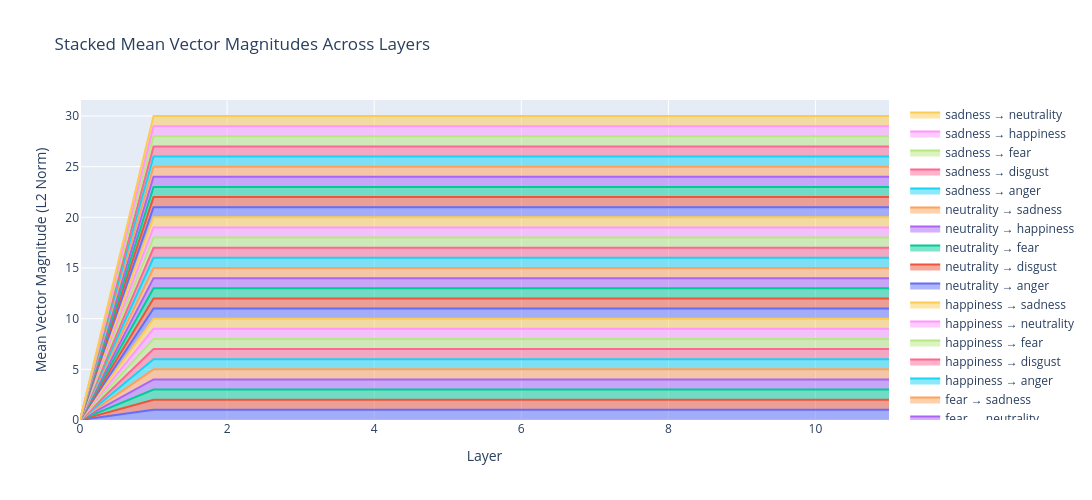

This figure's notebook cell:
### Code cell
fig = go.Figure()

emotions = sorted(df['emotion_from'].unique())
emotion_pairs_unique = sorted(df['emotion_pair'].unique())

for pair in emotion_pairs_unique:
    pair_data = df[df['emotion_pair'] == pair].sort_values('layer')
    fig.add_trace(
        go.Scatter(
            x=pair_data['layer'],
            y=pair_data['mean_magnitude'],
            mode='lines',
            name=pair,
            stackgroup='one',
            fillcolor=None,
            hovertemplate='<b>%{fullData.name}</b><br>Layer: %{x}<br>Mean Magnitude: %{y:.4f}<extra></extra>'
        )
    )

fig.update_layout(
    title="Stacked Mean Vector Magnitudes Across Layers",
    xaxis_title="Layer",
    yaxis_title="Mean Vector Magnitude (L2 Norm)",
    height=500,
    width=1200,
    hovermode='x unified'
)

fig.show()

### Figure 1 — Plotly figure (JSON) as saved in the notebook; plotly's stock layout.template omitted (floating-point values rounded to 4 significant figures)
{"data": [{"hovertemplate": "<b>%{fullData.name}</b><br>Layer: %{x}<br>Mean Magnitude: %{y:.4f}<extra></extra>", "mode": "lines", "name": "anger → disgust", "stackgroup": "one", "type": "scatter", "x": [0, 1, 2, 3, 4, 5, 6, 7, 8, 9, 10, 11], "y": [0.0, 1.0, 1.0, 1.0, 1.0, 1.0, 1.0, 1.0, 1.0, 1.0, 1.0, 1.0]}, {"hovertemplate": "<b>%{fullData.name}</b><br>Layer: %{x}<br>Mean Magnitude: %{y:.4f}<extra></extra>", "mode": "lines", "name": "anger → fear", "stackgroup": "one", "type": "scatter", "x": [0, 1, 2, 3, 4, 5, 6, 7, 8, 9, 10, 11], "y": [0.0, 1.0, 1.0, 1.0, 1.0, 1.0, 1.0, 1.0, 1.0, 1.0, 1.0, 1.0]}, {"hovertemplate": "<b>%{fullData.name}</b><br>Layer: %{x}<br>Mean Magnitude: %{y:.4f}<extra></extra>", "mode": "lines", "name": "anger → happiness", "stackgroup": "one", "type": "scatter", "x": [0, 1, 2, 3, 4, 5, 6, 7, 8, 9, 10, 11], "y": [0.0, 1.0, 1.0, 1.0, 1.0, 1.0, 1.0, 1.0, 1.0, 1.0, 1.0, 1.0]}, {"hovertemplate": "<b>%{fullData.name}</b><br>Layer: %{x}<br>Mean Magnitude: %{y:.4f}<extra></extra>", "mode": "lines", "name": "anger → neutrality", "stackgroup": "one", "type": "scatter", "x": [0, 1, 2, 3, 4, 5, 6, 7, 8, 9, 10, 11], "y": [0.0, 1.0, 1.0, 1.0, 1.0, 1.0, 1.0, 1.0, 1.0, 1.0, 1.0, 1.0]}, {"hovertemplate": "<b>%{fullData.name}</b><br>Layer: %{x}<br>Mean Magnitude: %{y:.4f}<extra></extra>", "mode": "lines", "name": "anger → sadness", "stackgroup": "one", "type": "scatter", "x": [0, 1, 2, 3, 4, 5, 6, 7, 8, 9, 10, 11], "y": [0.0, 1.0, 1.0, 1.0, 1.0, 1.0, 1.0, 1.0, 1.0, 1.0, 1.0, 1.0]}, {"hovertemplate": "<b>%{fullData.name}</b><br>Layer: %{x}<br>Mean Magnitude: %{y:.4f}<extra></extra>", "mode": "lines", "name": "disgust → anger", "stackgroup": "one", "type": "scatter", "x": [0, 1, 2, 3, 4, 5, 6, 7, 8, 9, 10, 11], "y": [0.0, 1.0, 1.0, 1.0, 1.0, 1.0, 1.0, 1.0, 1.0, 1.0, 1.0, 1.0]}, {"hovertemplate": "<b>%{fullData.name}</b><br>Layer: %{x}<br>Mean Magnitude: %{y:.4f}<extra></extra>", "mode": "lines", "name": "disgust → fear", "stackgroup": "one", "type": "scatter", "x": [0, 1, 2, 3, 4, 5, 6, 7, 8, 9, 10, 11], "y": [0.0, 1.0, 1.0, 1.0, 1.0, 1.0, 1.0, 1.0, 1.0, 1.0, 1.0, 1.0]}, {"hovertemplate": "<b>%{fullData.name}</b><br>Layer: %{x}<br>Mean Magnitude: %{y:.4f}<extra></extra>", "mode": "lines", "name": "disgust → happiness", "stackgroup": "one", "type": "scatter", "x": [0, 1, 2, 3, 4, 5, 6, 7, 8, 9, 10, 11], "y": [0.0, 1.0, 1.0, 1.0, 1.0, 1.0, 1.0, 1.0, 1.0, 1.0, 1.0, 1.0]}, {"hovertemplate": "<b>%{fullData.name}</b><br>Layer: %{x}<br>Mean Magnitude: %{y:.4f}<extra></extra>", "mode": "lines", "name": "disgust → neutrality", "stackgroup": "one", "type": "scatter", "x": [0, 1, 2, 3, 4, 5, 6, 7, 8, 9, 10, 11], "y": [0.0, 1.0, 1.0, 1.0, 1.0, 1.0, 1.0, 1.0, 1.0, 1.0, 1.0, 1.0]}, {"hovertemplate": "<b>%{fullData.name}</b><br>Layer: %{x}<br>Mean Magnitude: %{y:.4f}<extra></extra>", "mode": "lines", "name": "disgust → sadness", "stackgroup": "one", "type": "scatter", "x": [0, 1, 2, 3, 4, 5, 6, 7, 8, 9, 10, 11], "y": [0.0, 1.0, 1.0, 1.0, 1.0, 1.0, 1.0, 1.0, 1.0, 1.0, 1.0, 1.0]}, {"hovertemplate": "<b>%{fullData.name}</b><br>Layer: %{x}<br>Mean Magnitude: %{y:.4f}<extra></extra>", "mode": "lines", "name": "fear → anger", "stackgroup": "one", "type": "scatter", "x": [0, 1, 2, 3, 4, 5, 6, 7, 8, 9, 10, 11], "y": [0.0, 1.0, 1.0, 1.0, 1.0, 1.0, 1.0, 1.0, 1.0, 1.0, 1.0, 1.0]}, {"hovertemplate": "<b>%{fullData.name}</b><br>Layer: %{x}<br>Mean Magnitude: %{y:.4f}<extra></extra>", "mode": "lines", "name": "fear → disgust", "stackgroup": "one", "type": "scatter", "x": [0, 1, 2, 3, 4, 5, 6, 7, 8, 9, 10, 11], "y": [0.0, 1.0, 1.0, 1.0, 1.0, 1.0, 1.0, 1.0, 1.0, 1.0, 1.0, 1.0]}, {"hovertemplate": "<b>%{fullData.name}</b><br>Layer: %{x}<br>Mean Magnitude: %{y:.4f}<extra></extra>", "mode": "lines", "name": "fear → happiness", "stackgroup": "one", "type": "scatter", "x": [0, 1, 2, 3, 4, 5, 6, 7, 8, 9, 10, 11], "y": [0.0, 1.0, 1.0, 1.0, 1.0, 1.0, 1.0, 1.0, 1.0, 1.0, 1.0, 1.0]}, {"hovertemplate": "<b>%{fullData.name}</b><br>Layer: %{x}<br>Mean Magnitude: %{y:.4f}<extra></extra>", "mode": "lines", "name": "fear → neutrality", "stackgroup": "one", "type": "scatter", "x": [0, 1, 2, 3, 4, 5, 6, 7, 8, 9, 10, 11], "y": [0.0, 1.0, 1.0, 1.0, 1.0, 1.0, 1.0, 1.0, 1.0, 1.0, 1.0, 1.0]}, {"hovertemplate": "<b>%{fullData.name}</b><br>Layer: %{x}<br>Mean Magnitude: %{y:.4f}<extra></extra>", "mode": "lines", "name": "fear → sadness", "stackgroup": "one", "type": "scatter", "x": [0, 1, 2, 3, 4, 5, 6, 7, 8, 9, 10, 11], "y": [0.0, 1.0, 1.0, 1.0, 1.0, 1.0, 1.0, 1.0, 1.0, 1.0, 1.0, 1.0]}, {"hovertemplate": "<b>%{fullData.name}</b><br>Layer: %{x}<br>Mean Magnitude: %{y:.4f}<extra></extra>", "mode": "lines", "name": "happiness → anger", "stackgroup": "one", "type": "scatter", "x": [0, 1, 2, 3, 4, 5, 6, 7, 8, 9, 10, 11], "y": [0.0, 1.0, 1.0, 1.0, 1.0, 1.0, 1.0, 1.0, 1.0, 1.0, 1.0, 1.0]}, {"hovertemplate": "<b>%{fullData.name}</b><br>Layer: %{x}<br>Mean Magnitude: %{y:.4f}<extra></extra>", "mode": "lines", "name": "happiness → disgust", "stackgroup": "one", "type": "scatter", "x": [0, 1, 2, 3, 4, 5, 6, 7, 8, 9, 10, 11], "y": [0.0, 1.0, 1.0, 1.0, 1.0, 1.0, 1.0, 1.0, 1.0, 1.0, 1.0, 1.0]}, {"hovertemplate": "<b>%{fullData.name}</b><br>Layer: %{x}<br>Mean Magnitude: %{y:.4f}<extra></extra>", "mode": "lines", "name": "happiness → fear", "stackgroup": "one", "type": "scatter", "x": [0, 1, 2, 3, 4, 5, 6, 7, 8, 9, 10, 11], "y": [0.0, 1.0, 1.0, 1.0, 1.0, 1.0, 1.0, 1.0, 1.0, 1.0, 1.0, 1.0]}, {"hovertemplate": "<b>%{fullData.name}</b><br>Layer: %{x}<br>Mean Magnitude: %{y:.4f}<extra></extra>", "mode": "lines", "name": "happiness → neutrality", "stackgroup": "one", "type": "scatter", "x": [0, 1, 2, 3, 4, 5, 6, 7, 8, 9, 10, 11], "y": [0.0, 1.0, 1.0, 1.0, 1.0, 1.0, 1.0, 1.0, 1.0, 1.0, 1.0, 1.0]}, {"hovertemplate": "<b>%{fullData.name}</b><br>Layer: %{x}<br>Mean Magnitude: %{y:.4f}<extra></extra>", "mode": "lines", "name": "happiness → sadness", "stackgroup": "one", "type": "scatter", "x": [0, 1, 2, 3, 4, 5, 6, 7, 8, 9, 10, 11], "y": [0.0, 1.0, 1.0, 1.0, 1.0, 1.0, 1.0, 1.0, 1.0, 1.0, 1.0, 1.0]}, {"hovertemplate": "<b>%{fullData.name}</b><br>Layer: %{x}<br>Mean Magnitude: %{y:.4f}<extra></extra>", "mode": "lines", "name": "neutrality → anger", "stackgroup": "one", "type": "scatter", "x": [0, 1, 2, 3, 4, 5, 6, 7, 8, 9, 10, 11], "y": [0.0, 1.0, 1.0, 1.0, 1.0, 1.0, 1.0, 1.0, 1.0, 1.0, 1.0, 1.0]}, {"hovertemplate": "<b>%{fullData.name}</b><br>Layer: %{x}<br>Mean Magnitude: %{y:.4f}<extra></extra>", "mode": "lines", "name": "neutrality → disgust", "stackgroup": "one", "type": "scatter", "x": [0, 1, 2, 3, 4, 5, 6, 7, 8, 9, 10, 11], "y": [0.0, 1.0, 1.0, 1.0, 1.0, 1.0, 1.0, 1.0, 1.0, 1.0, 1.0, 1.0]}, {"hovertemplate": "<b>%{fullData.name}</b><br>Layer: %{x}<br>Mean Magnitude: %{y:.4f}<extra></extra>", "mode": "lines", "name": "neutrality → fear", "stackgroup": "one", "type": "scatter", "x": [0, 1, 2, 3, 4, 5, 6, 7, 8, 9, 10, 11], "y": [0.0, 1.0, 1.0, 1.0, 1.0, 1.0, 1.0, 1.0, 1.0, 1.0, 1.0, 1.0]}, {"hovertemplate": "<b>%{fullData.name}</b><br>Layer: %{x}<br>Mean Magnitude: %{y:.4f}<extra></extra>", "mode": "lines", "name": "neutrality → happiness", "stackgroup": "one", "type": "scatter", "x": [0, 1, 2, 3, 4, 5, 6, 7, 8, 9, 10, 11], "y": [0.0, 1.0, 1.0, 1.0, 1.0, 1.0, 1.0, 1.0, 1.0, 1.0, 1.0, 1.0]}, {"hovertemplate": "<b>%{fullData.name}</b><br>Layer: %{x}<br>Mean Magnitude: %{y:.4f}<extra></extra>", "mode": "lines", "name": "neutrality → sadness", "stackgroup": "one", "type": "scatter", "x": [0, 1, 2, 3, 4, 5, 6, 7, 8, 9, 10, 11], "y": [0.0, 1.0, 1.0, 1.0, 1.0, 1.0, 1.0, 1.0, 1.0, 1.0, 1.0, 1.0]}, {"hovertemplate": "<b>%{fullData.name}</b><br>Layer: %{x}<br>Mean Magnitude: %{y:.4f}<extra></extra>", "mode": "lines", "name": "sadness → anger", "stackgroup": "one", "type": "scatter", "x": [0, 1, 2, 3, 4, 5, 6, 7, 8, 9, 10, 11], "y": [0.0, 1.0, 1.0, 1.0, 1.0, 1.0, 1.0, 1.0, 1.0, 1.0, 1.0, 1.0]}, {"hovertemplate": "<b>%{fullData.name}</b><br>Layer: %{x}<br>Mean Magnitude: %{y:.4f}<extra></extra>", "mode": "lines", "name": "sadness → disgust", "stackgroup": "one", "type": "scatter", "x": [0, 1, 2, 3, 4, 5, 6, 7, 8, 9, 10, 11], "y": [0.0, 1.0, 1.0, 1.0, 1.0, 1.0, 1.0, 1.0, 1.0, 1.0, 1.0, 1.0]}, {"hovertemplate": "<b>%{fullData.name}</b><br>Layer: %{x}<br>Mean Magnitude: %{y:.4f}<extra></extra>", "mode": "lines", "name": "sadness → fear", "stackgroup": "one", "type": "scatter", "x": [0, 1, 2, 3, 4, 5, 6, 7, 8, 9, 10, 11], "y": [0.0, 1.0, 1.0, 1.0, 1.0, 1.0, 1.0, 1.0, 1.0, 1.0, 1.0, 1.0]}, {"hovertemplate": "<b>%{fullData.name}</b><br>Layer: %{x}<br>Mean Magnitude: %{y:.4f}<extra></extra>", "mode": "lines", "name": "sadness → happiness", "stackgroup": "one", "type": "scatter", "x": [0, 1, 2, 3, 4, 5, 6, 7, 8, 9, 10, 11], "y": [0.0, 1.0, 1.0, 1.0, 1.0, 1.0, 1.0, 1.0, 1.0, 1.0, 1.0, 1.0]}, {"hovertemplate": "<b>%{fullData.name}</b><br>Layer: %{x}<br>Mean Magnitude: %{y:.4f}<extra></extra>", "mode": "lines", "name": "sadness → neutrality", "stackgroup": "one", "type": "scatter", "x": [0, 1, 2, 3, 4, 5, 6, 7, 8, 9, 10, 11], "y": [0.0, 1.0, 1.0, 1.0, 1.0, 1.0, 1.0, 1.0, 1.0, 1.0, 1.0, 1.0]}], "layout": {"height": 500, "hovermode": "x unified", "title": {"text": "Stacked Mean Vector Magnitudes Across Layers"}, "width": 1200, "xaxis": {"title": {"text": "Layer"}}, "yaxis": {"title": {"text": "Mean Vector Magnitude (L2 Norm)"}}}}
